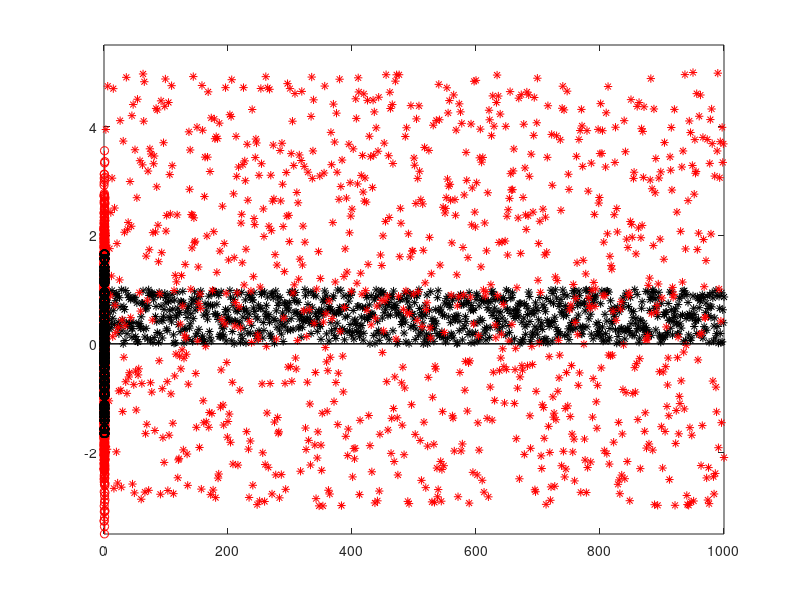
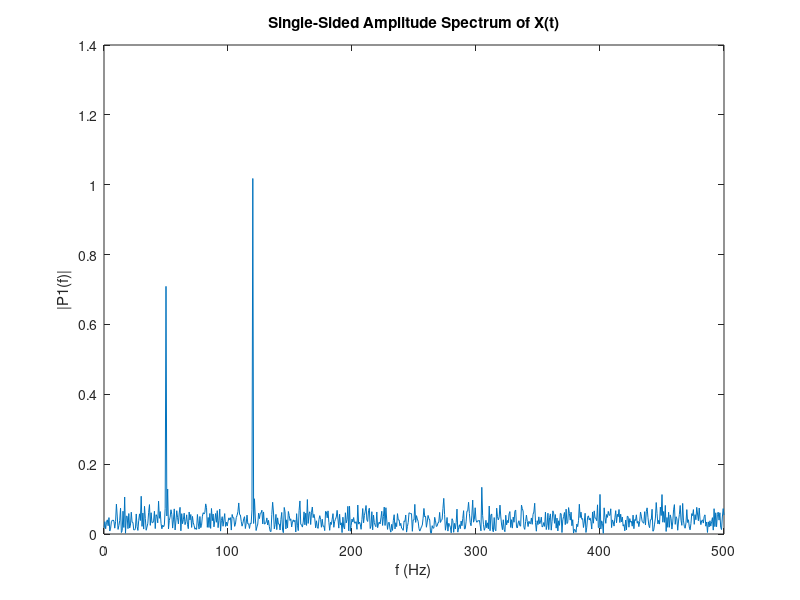

These charts were generated, in order, by the following MATLAB code: (Note: this script raises an error after producing the figures.)
%% Example -1

plot(rand(1000,1),'*k'), ylim([-0.5 1.5]);

mifuncioncita = @(n,a,b) a + (b - a)*rand(n,1);

hold on,
plot(mifuncioncita(1000,-3,5),'*r'), ylim([-3.5 5.5]);

%% Example 0

Fs = 1000;            % Sampling frequency                    
T = 1/Fs;             % Sampling period       
L = 1500;             % Length of signal
t = (0:L-1)*T;        % Time vector

S = 0.7*sin(2*pi*50*t) + sin(2*pi*120*t);

% X = S + 2*randn(size(t)); % awgn ?
X = awgn(S,0.01,'measured');

stem(t,X,'r'), hold on,
stem(t,S,'k'),

figure,

Y = fft(X);

P2 = abs(Y/L);
P1 = P2(1:L/2+1);
P1(2:end-1) = 2*P1(2:end-1);

f = Fs*(0:(L/2))/L;
plot(f,P1) 
title('Single-Sided Amplitude Spectrum of X(t)')
xlabel('f (Hz)')
ylabel('|P1(f)|')

%% Example 1 - Calculating and plotting a DTFT

% multiple signals a^n * u[n] a<1

%format compact;
a       = 0.88 * exp(2i*pi/5);
nn      = 0:40;
% xn      = a.^nn;
xn = 0.5*sin(2*pi*nn/2) + 0.7*cos(2*pi*nn/1);

%plot3(nn,real(xn),imag(xn))


% Obtain the DTFT
[X,W]   = DTFT(xn,2^7);

% Get components
W_normalised    = W/2/pi;
X_magnitude     = abs(X);
X_phase         = 180/pi*angle(X);

% Plotting process
hf          = figure('Color','w');
hf.Name     = 'Example 1 - Calculating and plotting a DTFT';
hf.Color    = 'White';
hf.Units    = 'Normalized';
hf.Position = [0.3 0.2 0.43 0.6];

% First plot
subplot(211), h1 = plot(W_normalised, X_magnitude,'k','LineWidth',2);
title('Magnitude response','Interpreter','LaTeX');
ylabel('$$| H (\omega) |$$','Interpreter','LaTeX','FontSize',18);
xlabel('Normalised frequency, $$ \omega/{2\pi} $$','Interpreter','LaTeX','FontSize',18);
h1.Parent.TickLabelInterpreter = 'LaTeX';
h1.Parent.FontSize  = 18;
h1.Parent.LineWidth = 1.5;

subplot(212), h2 = plot(W_normalised, X_phase,'k','LineWidth',2);
title('Phase response','Interpreter','LaTeX');
ylabel('$$\phi_{H} (\omega)$$ [deg]','Interpreter','LaTeX','FontSize',18);
xlabel('Normalised frequency, $$ \omega/{2\pi} $$','Interpreter','LaTeX','FontSize',18);
h2.Parent.TickLabelInterpreter = 'LaTeX';
h2.Parent.FontSize  = 18;
h2.Parent.LineWidth = 1.5;

%% Example 2 - Calculating and plotting a DTFT

t       = linspace(0,40,200); % s ?
T       = diff(t(1:2));
L       = numel(t);
nn      = 0 : L - 1;
% xn      = 0.89 * exp (-T*nn/10) .* ... 
%     sin(2*pi*T*nn/4) ;%+ 0.32 * ...
% %     cos(2*pi*T*nn/3); Despues! 
xn      = 0.89 * sin(2*pi*T*1*nn/4) + ...
    0.32 * cos(2*pi*T*2*nn/4) + ...
    0.123 * cos(2*pi*T*3*nn/4) ;


figure('Color','w'), stem(nn,xn)
xlabel('samples,  n')
ylabel('signal, x[n]')

% Obtain the DTFT
[X,W]   = DTFT(xn, 2^9, true);

%% Example 3 - Calculating and plotting a DTFT (Dirichlet kernel)

nn      = 0:50;
xn      = double(nn <= 25);

% figure('Color','w'), stem(nn,xn)
% xlabel('samples,  n')
% ylabel('signal, x[n]')
% ylim([0 1.5])

% Obtain the DTFT
[X,W]   = DTFT(xn, 2^9, true);

%% Example 5 - Convergence
clear all;

% Infinitely long exponential
N   = 500;
nn  = 0 : N - 1;
a   = 0.977;

% Create the signal functional
xnt = a.^(nn) ;%+ 0.1*randn(size(nn));                  % true
xnw = @(L) xnt.*(nn < L);   % windowed

% True DTFT
[Xt,Wt]   = DTFT(xnt,2^9);

% Plot with different values of L
hf = figure('Color','w');
hf.Name     = 'Signals';
hf.Units    = 'Normalized';
hf.Position = [0.3 0.1 0.43 0.8];

L = 32; xn(1,:)  = xnw(L); 
subplot(221), h1 = plot(nn,xn(1,:),'k','LineWidth',2); 
hold on, plot(nn,xnt,'r--','LineWidth',2); 
line([L L],[0 1],'Color','r','LineWidth',2);
ylabel('$$x[n]$$','Interpreter','LaTeX','FontSize',18);
xlabel('$$ n $$','Interpreter','LaTeX','FontSize',18);
title(['$$ L $$=',num2str(L)],'Interpreter','LaTeX','FontSize',18);
h1.Parent.TickLabelInterpreter = 'LaTeX';
h1.Parent.FontSize  = 18;
h1.Parent.LineWidth = 1.5;

L = 64; xn(2,:)  = xnw(L);
subplot(222), h1 = plot(nn,xn(2,:),'k','LineWidth',2);
hold on, plot(nn,xnt,'r--','LineWidth',2); 
line([L L],[0 1],'Color','r','LineWidth',2);
ylabel('$$x[n]$$','Interpreter','LaTeX','FontSize',18);
xlabel('$$ n $$','Interpreter','LaTeX','FontSize',18);
title(['$$ L $$=',num2str(L)],'Interpreter','LaTeX','FontSize',18);
h1.Parent.TickLabelInterpreter = 'LaTeX';
h1.Parent.FontSize  = 18;
h1.Parent.LineWidth = 1.5;

L = 128; xn(3,:)  = xnw(L);
subplot(223), h1 = plot(nn,xn(3,:),'k','LineWidth',2);
hold on, plot(nn,xnt,'r--','LineWidth',2); 
line([L L],[0 1],'Color','r','LineWidth',2);
ylabel('$$x[n]$$','Interpreter','LaTeX','FontSize',18);
xlabel('$$ n $$','Interpreter','LaTeX','FontSize',18);
title(['$$ L $$=',num2str(L)],'Interpreter','LaTeX','FontSize',18);
h1.Parent.TickLabelInterpreter = 'LaTeX';
h1.Parent.FontSize  = 18;
h1.Parent.LineWidth = 1.5;

L = 256; xn(4,:)  = xnw(L);
subplot(224), h1 = plot(nn,xn(4,:),'k','LineWidth',2);
hold on, plot(nn,xnt,'r--','LineWidth',2); 
line([L L],[0 1],'Color','r','LineWidth',2);
ylabel('$$x[n]$$','Interpreter','LaTeX','FontSize',18);
xlabel('$$ n $$','Interpreter','LaTeX','FontSize',18);
title(['$$ L $$=',num2str(L)],'Interpreter','LaTeX','FontSize',18);
h1.Parent.TickLabelInterpreter = 'LaTeX';
h1.Parent.FontSize  = 18;
h1.Parent.LineWidth = 1.5;

% DTFTs
hf = figure('Color','w');
hf.Name     = 'Signals';
hf.Units    = 'Normalized';
hf.Position = [0.3 0.1 0.43 0.8];

[X,W]   = DTFT(xn(1,:),2^9);
subplot(221), h1 = semilogy(W/2/pi,abs(X),'k','LineWidth',2);
hold on, h2 = semilogy(Wt/2/pi,abs(Xt),'r--','LineWidth',2);
ylabel('$$x[n]$$','Interpreter','LaTeX','FontSize',18);
xlabel('$$ n $$','Interpreter','LaTeX','FontSize',18);
title(['$$ L $$=',num2str(32)],'Interpreter','LaTeX','FontSize',18);
h1.Parent.TickLabelInterpreter = 'LaTeX';
h1.Parent.FontSize  = 18;
h1.Parent.LineWidth = 1.5;

[X,W]   = DTFT(xn(2,:),2^9);
subplot(222), h1 = semilogy(W/2/pi,abs(X),'k','LineWidth',2);
hold on, h2 = semilogy(Wt/2/pi,abs(Xt),'r--','LineWidth',2);
ylabel('$$x[n]$$','Interpreter','LaTeX','FontSize',18);
xlabel('$$ n $$','Interpreter','LaTeX','FontSize',18);
title(['$$ L $$=',num2str(64)],'Interpreter','LaTeX','FontSize',18);
h1.Parent.TickLabelInterpreter = 'LaTeX';
h1.Parent.FontSize  = 18;
h1.Parent.LineWidth = 1.5;

[X,W]   = DTFT(xn(3,:),2^9);
subplot(223), h1 = semilogy(W/2/pi,abs(X),'k','LineWidth',2);
hold on, h2 = semilogy(Wt/2/pi,abs(Xt),'r--','LineWidth',2);
ylabel('$$x[n]$$','Interpreter','LaTeX','FontSize',18);
xlabel('$$ n $$','Interpreter','LaTeX','FontSize',18);
title(['$$ L $$=',num2str(128)],'Interpreter','LaTeX','FontSize',18);
h1.Parent.TickLabelInterpreter = 'LaTeX';
h1.Parent.FontSize  = 18;
h1.Parent.LineWidth = 1.5;

[X,W]   = DTFT(xn(4,:),2^9);
subplot(224), h1 = semilogy(W/2/pi,abs(X),'k','LineWidth',2);
hold on, h2 = semilogy(Wt/2/pi,abs(Xt),'r--','LineWidth',2);
ylabel('$$x[n]$$','Interpreter','LaTeX','FontSize',18);
xlabel('$$ n $$','Interpreter','LaTeX','FontSize',18);
title(['$$ L $$=',num2str(256)],'Interpreter','LaTeX','FontSize',18);
h1.Parent.TickLabelInterpreter = 'LaTeX';
h1.Parent.FontSize  = 18;
h1.Parent.LineWidth = 1.5;



%% HW: write a asinc(w,L) function and compare its results
 % modify DTFT to shiftDTFT(x,n0,N) to find the DFT of x[n-n0]
 % what does freqz do?
%% Example 4 - Flipping the frequency axis

a       = 0.88 * exp(2i*pi/5);
nn      = 0:40;
xn      = a.^nn;

% Obtain the DTFT
[X,W]   = DTFT(xn, 2^9);

% check
[Xflipped, Wflipped] = flipDTFT(X, W);

% plot
hf = figure('Color','w');
hf.Units    = 'Normalized';
hf.Position = [0.3 0.2 0.43 0.6];

h1 = plot(W,abs(X),'k','LineWidth',2); hold on,
h2 = plot(Wflipped,abs(Xflipped),'--r','LineWidth',2);

ylabel('$$| H (\omega) |$$','Interpreter','LaTeX','FontSize',18);
xlabel('Normalised frequency, $$ \omega/{2\pi} $$','Interpreter','LaTeX','FontSize',18);

h1.Parent.TickLabelInterpreter = 'LaTeX';
h1.Parent.FontSize  = 18;
h1.Parent.LineWidth = 1.5;
legend([h1,h2],{'DTFT','flipped DTFT'},'Interpreter','LaTeX','FontSize',18)

%% Example 5 - Flipping the frequency axis

nn      = -20 : 20; % s ?
L       = 10;
xn      = (L - nn).*(nn >= 0 & nn <= L) + (L + nn).*(nn < 0 & nn > -L);

% Obtain the DTFT
[X,W]   = DTFT(xn, 2^9);

% check
[Xflipped, Wflipped] = flipDTFT(X, W);

% plot
hf = figure('Color','w');
hf.Units    = 'Normalized';
hf.Position = [0.3 0.2 0.43 0.6];

h1 = plot(W,abs(X),'k','LineWidth',2); hold on,
h2 = plot(Wflipped,abs(Xflipped),'--r','LineWidth',2);

ylabel('$$| H (\omega) |$$','Interpreter','LaTeX','FontSize',18);
xlabel('Normalised frequency, $$ \omega/{2\pi} $$','Interpreter','LaTeX','FontSize',18);

h1.Parent.TickLabelInterpreter = 'LaTeX';
h1.Parent.FontSize  = 18;
h1.Parent.LineWidth = 1.5;
legend([h1,h2],{'DTFT','flipped DTFT'},'Interpreter','LaTeX','FontSize',18)

%% Example 6 - other window
clear all;

% Infinitely long exponential
N   = 300;
nn  = 0 : N - 1;
a   = 0.977;

% Create the signal functional
s = sin(2*pi*nn/3);   % signal
w = @(L) 0.5*(1 - cos(2*pi*nn/(L - 1))).*(nn < L);

xnt = s;
xnw = @(L) s.*w(L);   % windowed

% True DTFT
[Xt,Wt]   = DTFT(xnt,2^9);

% Plot with different values of L
hf = figure('Color','w');
hf.Name     = 'Signals';
hf.Units    = 'Normalized';
hf.Position = [0.3 0.1 0.43 0.8];

L = 32; xn(1,:)  = xnw(L); 
subplot(221), plot(nn,xnt,'r--','LineWidth',2); hold on,
line([L L],[0 1],'Color','r','LineWidth',2);
h1 = plot(nn,xn(1,:),'k','LineWidth',2); 
ylabel('$$x[n]$$','Interpreter','LaTeX','FontSize',18);
xlabel('$$ n $$','Interpreter','LaTeX','FontSize',18);
title(['$$ L $$=',num2str(L)],'Interpreter','LaTeX','FontSize',18);
h1.Parent.TickLabelInterpreter = 'LaTeX';
h1.Parent.FontSize  = 18;
h1.Parent.LineWidth = 1.5;

L = 64; xn(2,:)  = xnw(L);
subplot(222), plot(nn,xnt,'r--','LineWidth',2);  hold on,
line([L L],[0 1],'Color','r','LineWidth',2);
h1 = plot(nn,xn(2,:),'k','LineWidth',2);
ylabel('$$x[n]$$','Interpreter','LaTeX','FontSize',18);
xlabel('$$ n $$','Interpreter','LaTeX','FontSize',18);
title(['$$ L $$=',num2str(L)],'Interpreter','LaTeX','FontSize',18);
h1.Parent.TickLabelInterpreter = 'LaTeX';
h1.Parent.FontSize  = 18;
h1.Parent.LineWidth = 1.5;

L = 128; xn(3,:)  = xnw(L);
subplot(223),
hold on, plot(nn,xnt,'r--','LineWidth',2); 
line([L L],[0 1],'Color','r','LineWidth',2);
 h1 = plot(nn,xn(3,:),'k','LineWidth',2);
ylabel('$$x[n]$$','Interpreter','LaTeX','FontSize',18);
xlabel('$$ n $$','Interpreter','LaTeX','FontSize',18);
title(['$$ L $$=',num2str(L)],'Interpreter','LaTeX','FontSize',18);
h1.Parent.TickLabelInterpreter = 'LaTeX';
h1.Parent.FontSize  = 18;
h1.Parent.LineWidth = 1.5;

L = 256; xn(4,:)  = xnw(L);
subplot(224), 
hold on, plot(nn,xnt,'r--','LineWidth',2); 
line([L L],[0 1],'Color','r','LineWidth',2);
h1 = plot(nn,xn(4,:),'k','LineWidth',2);
ylabel('$$x[n]$$','Interpreter','LaTeX','FontSize',18);
xlabel('$$ n $$','Interpreter','LaTeX','FontSize',18);
title(['$$ L $$=',num2str(L)],'Interpreter','LaTeX','FontSize',18);
h1.Parent.TickLabelInterpreter = 'LaTeX';
h1.Parent.FontSize  = 18;
h1.Parent.LineWidth = 1.5;

% DTFTs
hf = figure('Color','w');
hf.Name     = 'Signals';
hf.Units    = 'Normalized';
hf.Position = [0.3 0.1 0.43 0.8];

[X,W]   = DTFT(xn(1,:),2^9);
subplot(221),
hold on, h2 = semilogy(Wt/2/pi,abs(Xt),'r--','LineWidth',2);
h1 = semilogy(W/2/pi,abs(X),'k','LineWidth',2);
ylabel('$$x[n]$$','Interpreter','LaTeX','FontSize',18);
xlabel('$$ n $$','Interpreter','LaTeX','FontSize',18);
title(['$$ L $$=',num2str(32)],'Interpreter','LaTeX','FontSize',18);
h1.Parent.TickLabelInterpreter = 'LaTeX';
h1.Parent.FontSize  = 18;
h1.Parent.LineWidth = 1.5;

[X,W]   = DTFT(xn(2,:),2^9);
subplot(222),
hold on, h2 = semilogy(Wt/2/pi,abs(Xt),'r--','LineWidth',2);
h1 = semilogy(W/2/pi,abs(X),'k','LineWidth',2);
ylabel('$$x[n]$$','Interpreter','LaTeX','FontSize',18);
xlabel('$$ n $$','Interpreter','LaTeX','FontSize',18);
title(['$$ L $$=',num2str(64)],'Interpreter','LaTeX','FontSize',18);
h1.Parent.TickLabelInterpreter = 'LaTeX';
h1.Parent.FontSize  = 18;
h1.Parent.LineWidth = 1.5;

[X,W]   = DTFT(xn(3,:),2^9);
subplot(223),
hold on, h2 = semilogy(Wt/2/pi,abs(Xt),'r--','LineWidth',2);
h1 = semilogy(W/2/pi,abs(X),'k','LineWidth',2);
ylabel('$$x[n]$$','Interpreter','LaTeX','FontSize',18);
xlabel('$$ n $$','Interpreter','LaTeX','FontSize',18);
title(['$$ L $$=',num2str(128)],'Interpreter','LaTeX','FontSize',18);
h1.Parent.TickLabelInterpreter = 'LaTeX';
h1.Parent.FontSize  = 18;
h1.Parent.LineWidth = 1.5;

[X,W]   = DTFT(xn(4,:),2^9);
subplot(224),
hold on, h2 = semilogy(Wt/2/pi,abs(Xt),'r--','LineWidth',2);
h1 = semilogy(W/2/pi,abs(X),'k','LineWidth',2);
ylabel('$$x[n]$$','Interpreter','LaTeX','FontSize',18);
xlabel('$$ n $$','Interpreter','LaTeX','FontSize',18);
title(['$$ L $$=',num2str(256)],'Interpreter','LaTeX','FontSize',18);
h1.Parent.TickLabelInterpreter = 'LaTeX';
h1.Parent.FontSize  = 18;
h1.Parent.LineWidth = 1.5;

%% Example 6 - Others ?
clear all;

% Infinitely long exponential
Fs  = 400;
Ts  = 1/Fs;
t   = 0 : Ts : 20;
xt  = cos(2*pi*10*t).*(t < 5) + ...
        cos(2*pi*25*t).*(t >= 5 & t < 10) + ...
        cos(2*pi*50*t).*(t >= 10 & t < 15) + ...
        cos(2*pi*100*t).*(t >= 15 & t < 20);
N   = numel(t);
nn  = 0 : N - 1;

% True DTFT
[Xt,Wt]   = DTFT(xt,2^(ceil(log2(N))+1),true);

%%
% Window
L               = 128;
freqSamp        = 256;
oL              = 10;
NumOfWindows    = fix((N - oL)/(L - oL));

stftXt          = nan(NumOfWindows,freqSamp);

finish          = oL;
for ii = 1 : NumOfWindows,
    start           = finish - oL - 1;
    finish          = start + L - 1;
    
    wn              = (nn >= start) & (nn <= finish);
    
    [sXt,sWt]       = DTFT(xt(wn),freqSamp);
    stftXt(ii,:)    = abs(sXt);
end

hf = figure('Color','w');
hf.Name     = 'Signals';
hf.Units    = 'Normalized';
hf.Position = [0.3 0.1 0.43 0.8];
tt  = (0 : NumOfWindows - 1)*Ts*L;

h1 = surf(sWt,tt,stftXt); view(2), shading interp,
xlim([min(sWt(:)),max(sWt(:))]), ylim([min(tt(:)),max(tt(:))]),
ylabel('$$t$$ [s]','Interpreter','LaTeX','FontSize',18);
xlabel('$$ \omega/2\pi $$','Interpreter','LaTeX','FontSize',18);
h1.Parent.TickLabelInterpreter = 'LaTeX';
h1.Parent.FontSize  = 18;
h1.Parent.LineWidth = 1.5;